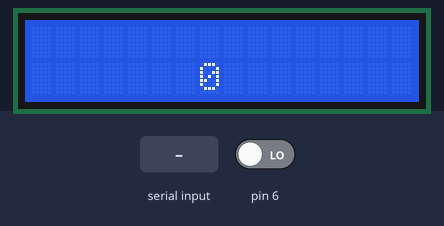
Simulated run of this sketch. Board: Arduino Uno, built with avr-gcc and run on an emulated ATmega328P. On the bench: 16×2 character LCD. The inputs (shaded band) are chosen by the test bench; at power-on: pin 6 LOW.

Above: at 1.2 s.
1.3 s: "1" received over the second serial link
At 1.47 s:
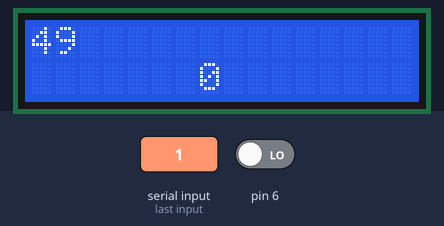
At 3.3 s:
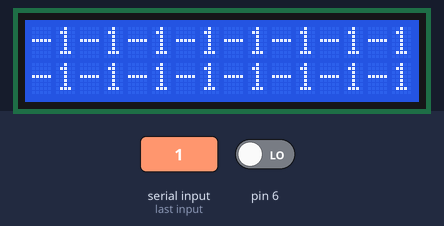
Timing chart, 0 to 4.8 s (numbered marks = the images above; inputs shaded):
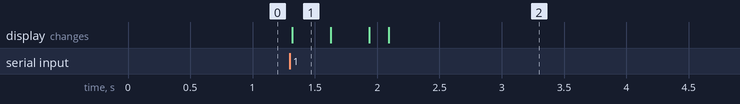

Measured:
- after the input at 1.3 s, the display: changes at once (image 1)

The sketch:

final_with_botton.ino
```cpp
#include <LiquidCrystal.h>
#include <SoftwareSerial.h>

LiquidCrystal lcd(5, 4, 3, 2, 1, 0);

SoftwareSerial mySerial(7, -1); // RX, TX

int x;
int h;


void setup() {
  // put your setup code here, to run once:

    pinMode (6, INPUT);

    lcd.begin(16, 2);
    mySerial.begin(9600);
      while (!mySerial) {
    ; // wait for serial port to connect. Needed for native USB port only
    }

}

void loop() {
  // put your main code here, to run repeatedly:


  h = digitalRead(6);

    lcd.setCursor(7, 1);
    lcd.print (h);
    lcd.setCursor(0, 0);


 if (mySerial.available()) {


  while (1) {

  x = mySerial.read();
  delay(19);

  if ( x > 70 ){
    delay (800);
    lcd.clear();
    break;

  }
    lcd.print(x);


  }
}
}
```
